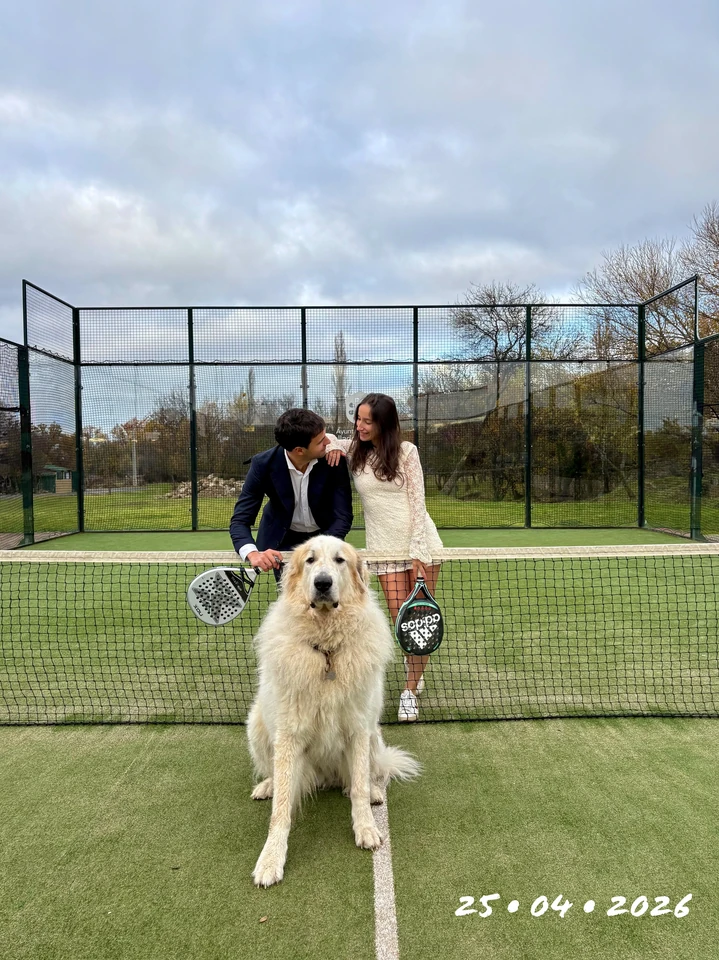
#> input picture assets/images/std.webp, 719 x 960 px
$ python optimize_images_quality.py
#> lines starting #> are read from the running program, lines starting #| are printed output that depends on the picture
#!/usr/bin/env python3
"""
Script para optimizar imágenes WebP manteniendo la máxima calidad visual
Reduce tamaño de archivo pero mantiene alta fidelidad visual
"""

from PIL import Image
import os
import sys

def optimize_webp(input_path, max_width=None, max_height=None, quality=88):
    """
    Optimiza una imagen WebP reduciendo dimensiones si es necesario
    pero manteniendo alta calidad visual (quality 85-92)

    Args:
        input_path: Ruta al archivo de imagen
        max_width: Ancho máximo (None = sin límite)
        max_height: Alto máximo (None = sin límite)
        quality: Calidad WebP (85-95 para alta calidad, default 88)
    """
#> called with input_path = 'assets/images/std.webp', max_width = 960, max_height = 960, quality = 90
    try:
        img = Image.open(input_path)
#> img is the input picture: PIL image 719x960 RGB; mean R, G, B 148.2, 156.1, 137.7
        original_size = os.path.getsize(input_path)
        width, height = img.size
#> width = 719; height = 960

        # Calcular si necesita redimensionar
        needs_resize = False
        ratio = 1.0

        if max_width and width > max_width:
            ratio = min(ratio, max_width / width)
            needs_resize = True

        if max_height and height > max_height:
            ratio = min(ratio, max_height / height)
            needs_resize = True

        if needs_resize:
            new_width = int(width * ratio)
            new_height = int(height * ratio)

            # Usar LANCZOS para la mejor calidad de redimensionado
            img_resized = img.resize((new_width, new_height), Image.Resampling.LANCZOS)

            # Guardar con alta calidad WebP
            img_resized.save(input_path, 'webp', quality=quality, method=6)

            new_size = os.path.getsize(input_path)
            saved = original_size - new_size
            saved_percent = (saved / original_size) * 100 if original_size > 0 else 0

            print(f"✓ {os.path.basename(input_path)}")
            print(f"  {width}x{height} → {new_width}x{new_height}")
            print(f"  {original_size//1024}KB → {new_size//1024}KB (ahorro: {saved//1024}KB / {saved_percent:.1f}%)")
        else:
            # Aunque no redimensione, recomprimir con calidad óptima puede ahorrar espacio
            img.save(input_path, 'webp', quality=quality, method=6)
            new_size = os.path.getsize(input_path)

            if new_size < original_size:
                saved = original_size - new_size
                saved_percent = (saved / original_size) * 100
                print(f"✓ {os.path.basename(input_path)} (recompresión)")
                print(f"  {width}x{height} (sin cambio)")
#|   719x960 (sin cambio)
                print(f"  {original_size//1024}KB → {new_size//1024}KB (ahorro: {saved//1024}KB / {saved_percent:.1f}%)")
            else:
                print(f"○ {os.path.basename(input_path)} - ya óptimo ({width}x{height}, {original_size//1024}KB)")

        return True

    except Exception as e:
        print(f"✗ Error con {input_path}: {e}")
        return False

def main():
    print("=" * 70)
    print("OPTIMIZACIÓN DE IMÁGENES WEBP - ALTA CALIDAD")
    print("=" * 70)
    print()

    total_before = 0
    total_after = 0
    processed = 0

    # 1. Imagen principal (std.webp) - Reducir a 960px manteniendo calidad 90
    print("📸 IMAGEN PRINCIPAL:")
    print("-" * 70)
    img_path = 'assets/images/std.webp'
    if os.path.exists(img_path):
        size_before = os.path.getsize(img_path)
        total_before += size_before
        optimize_webp(img_path, max_width=960, max_height=960, quality=90)
        total_after += os.path.getsize(img_path)
        processed += 1
        print()

    # 2. Imagen de fondo (atardecer.webp) - Reducir a 1920px calidad 88
    print("🌅 IMAGEN DE FONDO:")
    print("-" * 70)
    bg_path = 'assets/images/atardecer.webp'
    if os.path.exists(bg_path):
        size_before = os.path.getsize(bg_path)
        total_before += size_before
        optimize_webp(bg_path, max_width=1920, max_height=1920, quality=88)
#> call 2 of optimize_webp, with input_path = 'assets/images/atardecer.webp', max_width = 1920, max_height = 1920, quality = 88
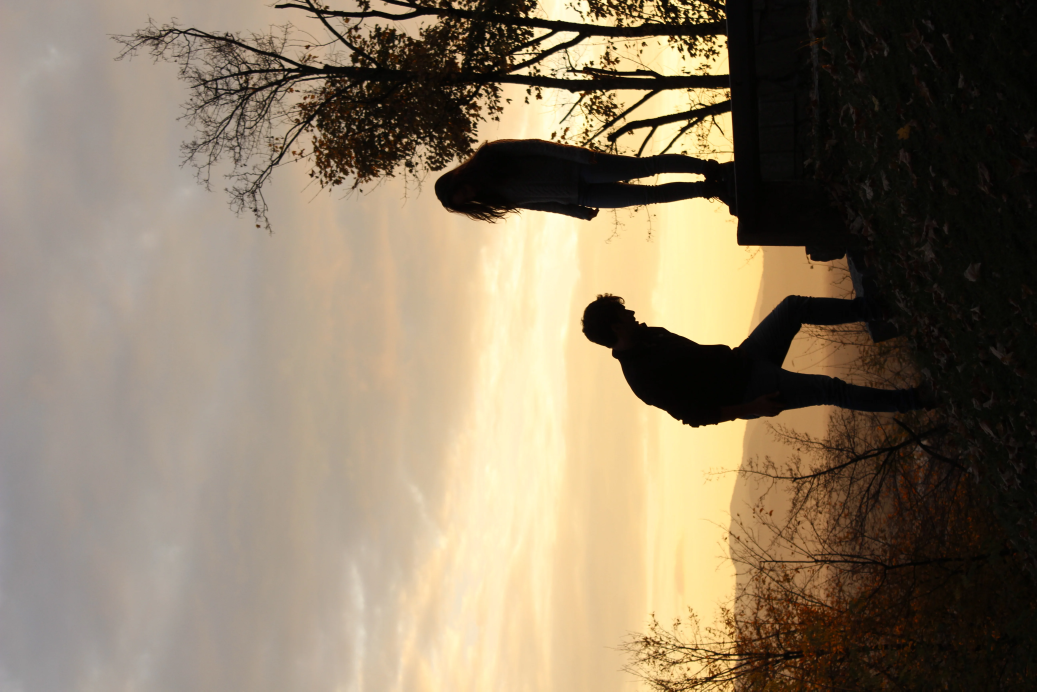
#> input picture assets/images/atardecer.webp, 5184 x 3456 px (shown at 1/5 size)
#> in optimize_webp, img is the input picture: PIL image 5184x3456 RGB; mean R, G, B 137.8, 123.2, 101
#|   5184x3456 → 1920x1280
        total_after += os.path.getsize(bg_path)
        processed += 1
        print()

    # 3. Fotos de perfil (cewe.webp, pablo.webp) - 600px calidad 90
    print("👤 FOTOS DE PERFIL:")
    print("-" * 70)
    for name in ['cewe.webp', 'pablo.webp']:
        profile_path = f'assets/images/{name}'
        if os.path.exists(profile_path):
            size_before = os.path.getsize(profile_path)
            total_before += size_before
            optimize_webp(profile_path, max_width=600, max_height=600, quality=90)
#> call 3 of optimize_webp, with input_path = 'assets/images/cewe.webp', max_width = 600, max_height = 600, quality = 90
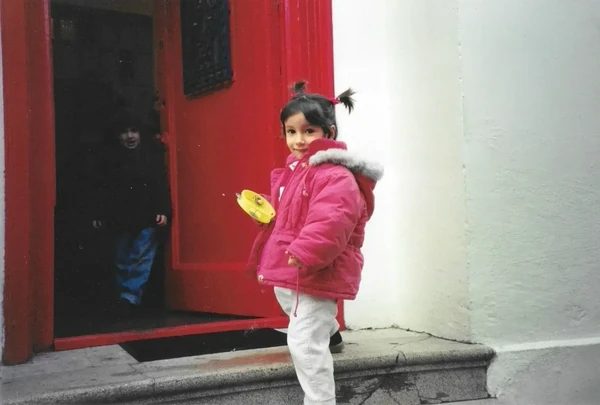
#> input picture assets/images/cewe.webp, 600 x 405 px
#> in optimize_webp, img is the input picture: PIL image 600x405 RGB; mean R, G, B 143.3, 119.7, 117.1
#|   600x405 (sin cambio)
            total_after += os.path.getsize(profile_path)
            processed += 1
#> pass 2 of the loop in main, `for name in ['cewe.webp', 'pablo.webp']:`:
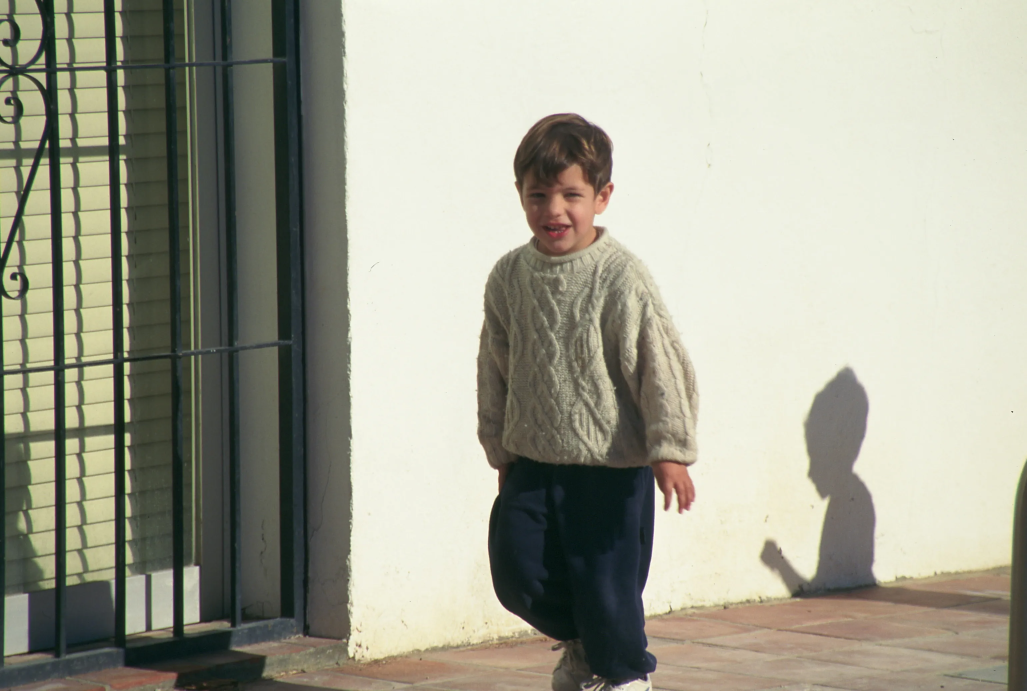
#> input picture assets/images/pablo.webp, 3080 x 2072 px (shown at 1/3 size)
#> in optimize_webp, img is the input picture: PIL image 3080x2072 RGB; mean R, G, B 162.8, 162.7, 147.2
#> in optimize_webp (call 4), `img_resized = img.resize((new_width, new_height), Image.Resampling.LAN..`:
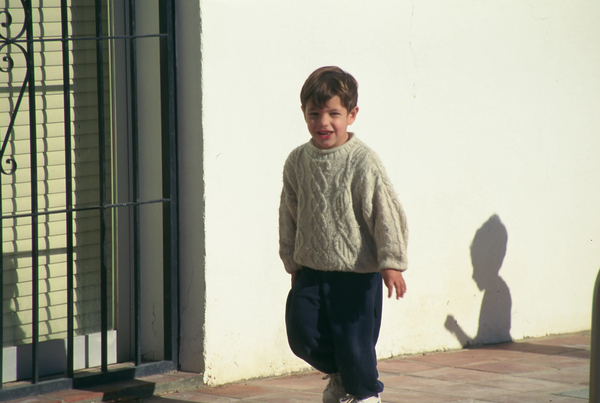
#> img_resized: PIL image 600x403 RGB; mean R, G, B 162.8, 162.7, 147.2
#|   3080x2072 → 600x403
    print()

    # 4. Otros (dylan.webp, placeholder.webp) - mantener pequeños
    print("🖼️  OTRAS IMÁGENES:")
    print("-" * 70)
    for name in ['dylan.webp', 'placeholder.webp']:
        other_path = f'assets/images/{name}'
        if os.path.exists(other_path):
            size_before = os.path.getsize(other_path)
            total_before += size_before
            optimize_webp(other_path, max_width=400, max_height=400, quality=88)
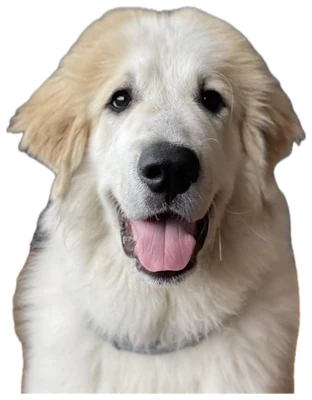
#> input picture assets/images/dylan.webp, 312 x 400 px
#> in optimize_webp, img is the input picture: PIL image 312x400 RGB; mean R, G, B 189.5, 182.1, 174.4
#|   312x400 (sin cambio)
            total_after += os.path.getsize(other_path)
            processed += 1
#> pass 2 of the loop in main, `for name in ['dylan.webp', 'placeholder.webp']:`:
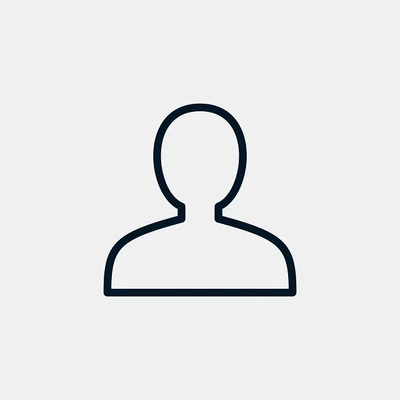
#> input picture assets/images/placeholder.webp, 400 x 400 px
#> in optimize_webp, img is the input picture: PIL image 400x400 RGB; mean R, G, B 232, 232.6, 233.1
#|   400x400 (sin cambio)
    print()

    # 5. Galería de fotos - Reducir a 1200px máximo, calidad 85
    print("🖼️  GALERÍA (desktop/):")
    print("-" * 70)
    gallery_dir = 'assets/images/desktop'
    if os.path.exists(gallery_dir):
        gallery_files = sorted([f for f in os.listdir(gallery_dir) if f.endswith('.webp')])
        for filename in gallery_files:
            filepath = os.path.join(gallery_dir, filename)
            size_before = os.path.getsize(filepath)
            total_before += size_before
            optimize_webp(filepath, max_width=1200, max_height=900, quality=85)
            total_after += os.path.getsize(filepath)
            processed += 1

    # Resumen final
    print()
    print("=" * 70)
    print("RESUMEN DE OPTIMIZACIÓN")
    print("=" * 70)
    print(f"Archivos procesados: {processed}")
    print(f"Tamaño antes:  {total_before / (1024*1024):.2f} MB")
    print(f"Tamaño después: {total_after / (1024*1024):.2f} MB")
    saved_mb = (total_before - total_after) / (1024*1024)
    saved_percent = ((total_before - total_after) / total_before * 100) if total_before > 0 else 0
    print(f"Ahorro total:  {saved_mb:.2f} MB ({saved_percent:.1f}%)")
    print()
    print("✅ Optimización completada con éxito!")
    print("   Calidad visual mantenida al máximo (85-90% WebP)")
    print()

if __name__ == '__main__':
    if not os.path.exists('assets/images'):
        print("Error: No se encuentra la carpeta assets/images/")
        print("Ejecuta este script desde la raíz del proyecto")
        sys.exit(1)

    main()
